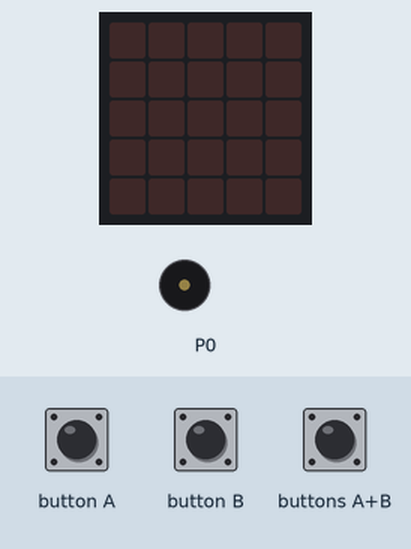
The program below on a simulated BBC micro:bit (MakeCode). Shown: the board's 5×5 LED display, buzzer (waves = sounding). Inputs (shaded band) come from the test bench. Random numbers come from a fixed seed.

Above: at 1.2 s.
1.3 s: buttons A+B pressed for 0.15 s
At 2.4 s:
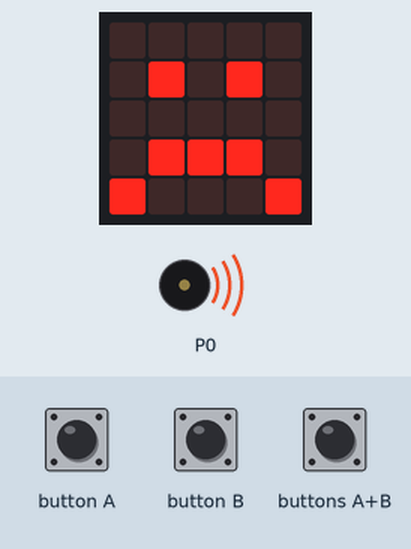
4.4 s: button A pressed for 0.15 s
At 5.1 s:
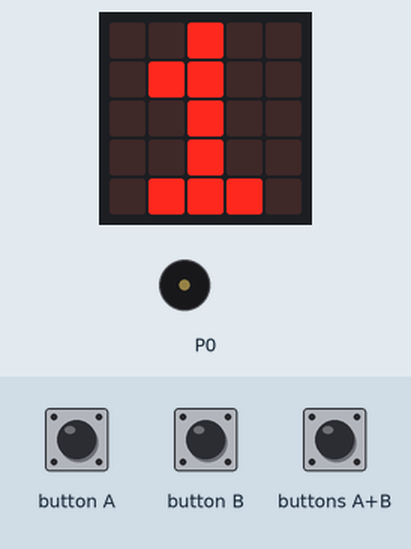
6.8 s: button A pressed for 0.15 s
At 7.3 s:
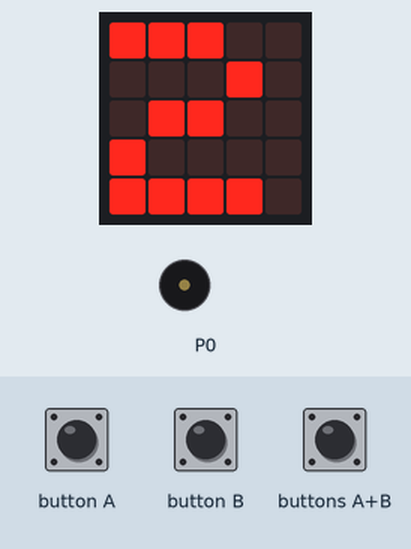
9.2 s: buttons A+B pressed for 1 s
At 12.6 s:
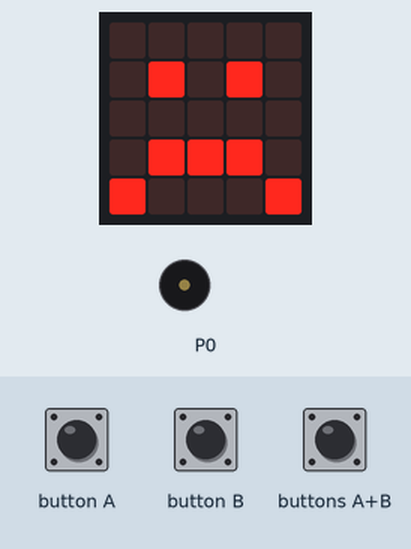
Timing chart, 0 to 14.1 s (numbered marks = the images above; inputs shaded):
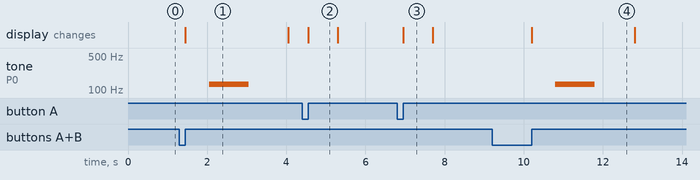

The program:

main.ts
```typescript
let isValid = false
let Password = ""
let Leters = 0
let Numbers = 0
function checkInput (numberOfDigits: number, numberOfLetters: number) {
    isValid = true
    if (numberOfDigits < 2 || (numberOfLetters < 4 || numberOfDigits + numberOfLetters < 8)) {
        isValid = false
    }
    return isValid
}
function getNumber () {
    Password = "" + Password + randint(0, 9)
}
input.onButtonPressed(Button.A, function () {
    Leters = Leters + 1
    basic.showString("" + (Leters))
    basic.clearScreen()
})
function getLetter () {
    Password = "" + Password + String.fromCharCode(randint(97, 122))
}
input.onButtonPressed(Button.AB, function () {
    Password = ""
    if (checkInput(Numbers, Leters)) {
        createPassword()
    } else {
        basic.showIcon(IconNames.Sad)
        music.playTone(131, music.beat(BeatFraction.Double))
    }
    basic.pause(1000)
    basic.showString(Password)
})
function createPassword () {
    for (let index = 0; index < Leters; index++) {
        getLetter()
    }
    for (let index = 0; index < Numbers; index++) {
        getNumber()
    }
}
input.onButtonPressed(Button.B, function () {
    Numbers = Numbers + 1
    basic.showNumber(Numbers)
    basic.clearScreen()
})
```

test.ts
```typescript
// tests gaan hier; deze zal niet worden gecompileerd wanneer dit pakket wordt gebruikt als extensie.
```

Measured:
- after the input at 1.3 s, tone on P0: silent → 131 Hz after 0.75 s, → silent 1.0 s later; the display: changes after 0.15 s (image 1)
- after the input at 4.4 s, the display: changes after 0.15 s (image 2)
- after the input at 6.8 s, the display: changes after 0.15 s (image 3)
- after the input at 9.2 s, tone on P0: silent → 131 Hz after 1.6 s, → silent 1.0 s later; the display: changes after 1.0 s (image 4)
- what the display in image 1 shows lasts 2.6 s, from 1.5 s to 4.1 s
- what the display in image 2 shows lasts 0.7 s, from 4.6 s to 5.3 s
